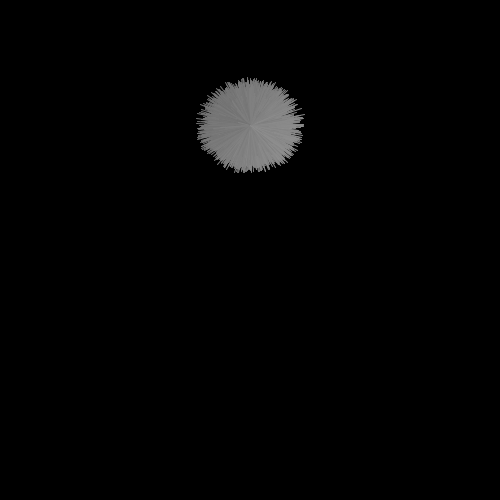
Frame 1 (no input)
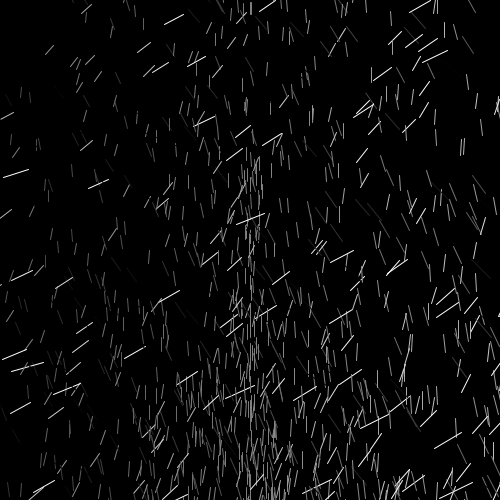
Frame 60 (the mouse pressed at the canvas centre just before this capture)
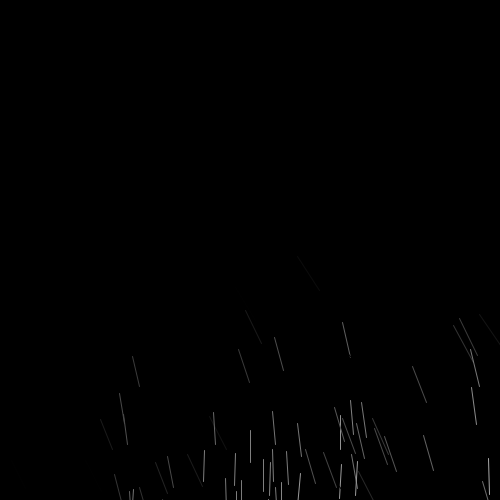
Frame 120 (the mouse held since frame 60 and released just before this capture)

The Processing sketch that drew these frames (run headless with seeded random() and noise(); from frame 60 on, the mouse is pressed at the canvas centre):

// Processing sketch: processing_5629
// ── processing_5629.pde

/*
Explode was created by Jared "BlueThen" C.
Made on October 27, 2009, revised and commented on November 2, 2009; November 6, 2009; December 1, 2009; December 2, 2009; December 4, 2009.
www.bluethen.com
*/
/* particle count is set here. */
int particleCount = 10000;
/* A global particle array is made using the particle count. */
Particle[] particles = new Particle[particleCount+1];
/* Initialization */
void setup() 
{
  /* Window/App size */
  size(500,500);
  
  /* 
  The color is judged by the x position of the particles.
  Since the particles range in between roughly -300 and 300, we can set the max color to 600, and only need to add 300 to the particles to make them positive.
  */
  colorMode(RGB, 600);
  
  /* Frame Rate */
  frameRate(30);
  
  /* Create the particles */
  for (int x = particleCount; x >= 0; x--) { 
    particles[x] = new Particle();
  }
}

void draw()
{
  /* Move the point of origin to (0,0) for rendering ease */
  translate(width/2, height/2);
  
  /* Clear the background */
  background(0);
  
  /* Loop through the particles and update them. */
  for (int i = particleCount; i >= 0; i--) { 
    Particle particle = (Particle) particles[i];
    particle.update();
  }  
}

class Particle {
  /* Global class variables used for each particle. */
  
  /* 
  Normally, (x,y,z) are all determined in the Particle() class function, but since they'll have the same parameter for every particle,
  it is unnecessary and inefficient to set them for each particle individually.
  (px,py,pz) stand for the previous coordinates. They're used for drawing tails.
  */
  PVector current = new PVector(0, height/4, 0);
  PVector previous = current.get();
  
  /* 
  The particles movements are done in spherical coordinates.
  This pretty much means that they're calculated in angles and distances rather than cartesian coordinates. 
  They're converted to cartesian coordinates in the end, so Java can render it.

  Spherical coordinates are measured by rho, phi, and theta.
  Here I substitute rho with speed, but they're essentially the same thing. Rho is the distance away from the center a spherical coordinate is.
  The phi is pretty much the latitude, the coordinate position along the vertical axis (y)
  Theta is the longitude, it's the coordinate along the side of the sphere. (x,z) 
  */
  float speed;
  float phi;
  float theta;
  
  /* Gravity, or y velocity downwards */
  float gravity = 0;
  /* Here is our particle function. We call this every time we want to create a particle. */
  Particle() {
    /* 
    Our rho (speed), phi, and theta are completely random.
    Theta is 360 degrees because all the circle all the way around the side is measured,
    however, phi is only 180 because we only need to move particles between the top and bottom of our sphere 
    */
    theta = random(0,628) * 0.01;
    phi = random(0,314) * 0.01;
    speed = random(1,40);
    PVector current = new PVector(0,0,0);
  }
  
  /* We call this function every time we want to update the particle coordinates and draw them. */
  void update() {
    /* previous coordinates are updated before we update the current coordinates */
    previous = current.get();
    
    /* A variable for the cosine of theta multiplied by the speed is set because it is used more than once in the main formula. */
    float sctheta = speed * cos(theta);
    
    /*
    This is the main formula for our particles.
    
    x += speed * cos(theta) * cos(phi) - 0.035 * z
    y += speed * sin(theta) - gravity
    z += speed * cos(theta) * sin(phi) + 0.035 * x
    
    There are 2 parts of these formulas, but combined. First is the spherical calculation:
      remember that speed is used for the rho of a sphere (distance or radius), phi is the latitude, and theta is the longitude
      Since we're calculating our particles movements as opposed to simply x velocity, y velocity, etc, the particles are spread
      in even directions. If we were to base this on decreasing (x,y,z) velocity, the particles would start out in the shape of a
      cube.
    Then the rotational formula:
      Here is where the particles do their slight rotation around the center.
      It is based on the formula for polygon rotation 
        x = cos(angle) * x - sin(angle) * z
        z = sin(angle) * x + cos(angle) * z
      Our angle of rotation roughly 0.0349 radians (or about 2 degrees). So when we plug in our values, we get
        x = cos(0.0349) * x - sin(0.0349) * z
        z = sin(0.0349) * x + cos(0.0349) * z
      cos(0.0349) is about 0.999391, which can be rounded to 1
      sin(0.0349) is about 0.034893, which can be rounded to 0.035
      now our formula is simplified to  
        x = x - 0.035 * z
        z = 0.035 * x + z (or z + 0.035 * x reordered)
      Since x is simply 0.035 * z subtracted from x, and z is 0.035 * x added to z, we can add these within the formula
    */
    PVector next = new PVector(sctheta * cos(phi) - 0.035 * current.z, speed * sin(theta) - gravity, sctheta * sin(phi) + 0.035 * current.x);
    current.add(next);


    /* Add to the downwards y velocity of the particle, and decrease the speed by about 2%. This simulates gravity and friction */
    gravity += 0.3;
    speed *= 0.98;
    
    /* The particle is rendered in isometric, and drawn */
    isoLine(current,previous);
  }
}  
void isoLine(PVector begin, PVector end) {
  /* 
  Isoline Function (begin coordinate, end coordinate,angle)
  both begin coordinates and end coordinates are calculated using the same isometric formula.
  these formulas have been simplified though
  they were formerly ((x - z) * cos(radians(30)) + width/2, (x + z) * sin(radians(30)) - y + height/2)
  The function pretty much adjusts each x and z coordinate to be 30 degrees from the x axis, giving the illusion of 3D
  
  The cosine and sine are constant, so they could be precalculated. Cosine of 30 degrees returns roughly 0.866, which is rounded to 1
  Leaving it out would be seemless, unless placed side-by-side to more accurate renderings, where everything would appear wider in this version
  */
  PVector newBegin = new PVector(int(begin.x - begin.z), int((begin.x + begin.z)/2 - begin.y));
  PVector newEnd = new PVector(int(end.x - end.z), int((end.x + end.z)/2 - end.y));
  
  /* 
  The angle is only used to calculate the shade of each particle 
  Since the RGB mode is set so that the color values are in between 0 and 2, and since the cosine + 1 is between 1 and 2, no multiplying is necessary.
  */
  stroke(begin.x + 300);
  
  /* The line is drawn using the newly calculated (x1,y1) and (x2,y2) coordinates */
  line (newBegin.x, newBegin.y, newEnd.x, newEnd.y);
}

/* Restart the animation after keypress */
void keyPressed() {
  /* We run through the particle loop and replace each particle with a new one. */
  for (int x = particleCount; x >= 0; x--) { 
    particles[x] = new Particle();
  }
}
